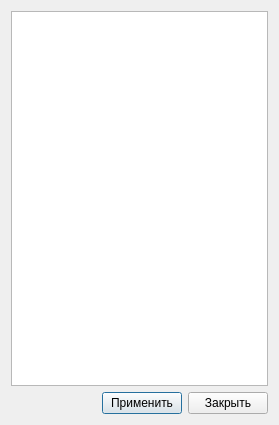
<?xml version="1.0" encoding="UTF-8"?>
<ui version="4.0">
 <class>Dialog</class>
 <widget class="QDialog" name="Dialog">
  <property name="geometry">
   <rect>
    <x>0</x>
    <y>0</y>
    <width>279</width>
    <height>425</height>
   </rect>
  </property>
  <property name="windowTitle">
   <string>Редактор колонок</string>
  </property>
  <layout class="QGridLayout" name="gridLayout">
   <item row="0" column="0">
    <layout class="QVBoxLayout" name="verticalLayout">
     <item>
      <widget class="QListWidget" name="listWidget_column">
       <property name="font">
        <font>
         <pointsize>10</pointsize>
        </font>
       </property>
       <property name="editTriggers">
        <set>QAbstractItemView::SelectedClicked</set>
       </property>
       <property name="alternatingRowColors">
        <bool>true</bool>
       </property>
       <property name="selectionMode">
        <enum>QAbstractItemView::MultiSelection</enum>
       </property>
       <property name="selectionBehavior">
        <enum>QAbstractItemView::SelectRows</enum>
       </property>
       <property name="textElideMode">
        <enum>Qt::ElideNone</enum>
       </property>
       <property name="wordWrap">
        <bool>true</bool>
       </property>
       <property name="selectionRectVisible">
        <bool>false</bool>
       </property>
      </widget>
     </item>
     <item>
      <layout class="QHBoxLayout" name="horizontalLayout">
       <item>
        <spacer name="horizontalSpacer">
         <property name="orientation">
          <enum>Qt::Horizontal</enum>
         </property>
         <property name="sizeHint" stdset="0">
          <size>
           <width>40</width>
           <height>20</height>
          </size>
         </property>
        </spacer>
       </item>
       <item>
        <widget class="QPushButton" name="pushButton_save">
         <property name="text">
          <string>Применить</string>
         </property>
        </widget>
       </item>
       <item>
        <widget class="QPushButton" name="pushButton_close">
         <property name="text">
          <string>Закрыть</string>
         </property>
        </widget>
       </item>
      </layout>
     </item>
    </layout>
   </item>
  </layout>
 </widget>
 <resources/>
 <connections/>
</ui>
